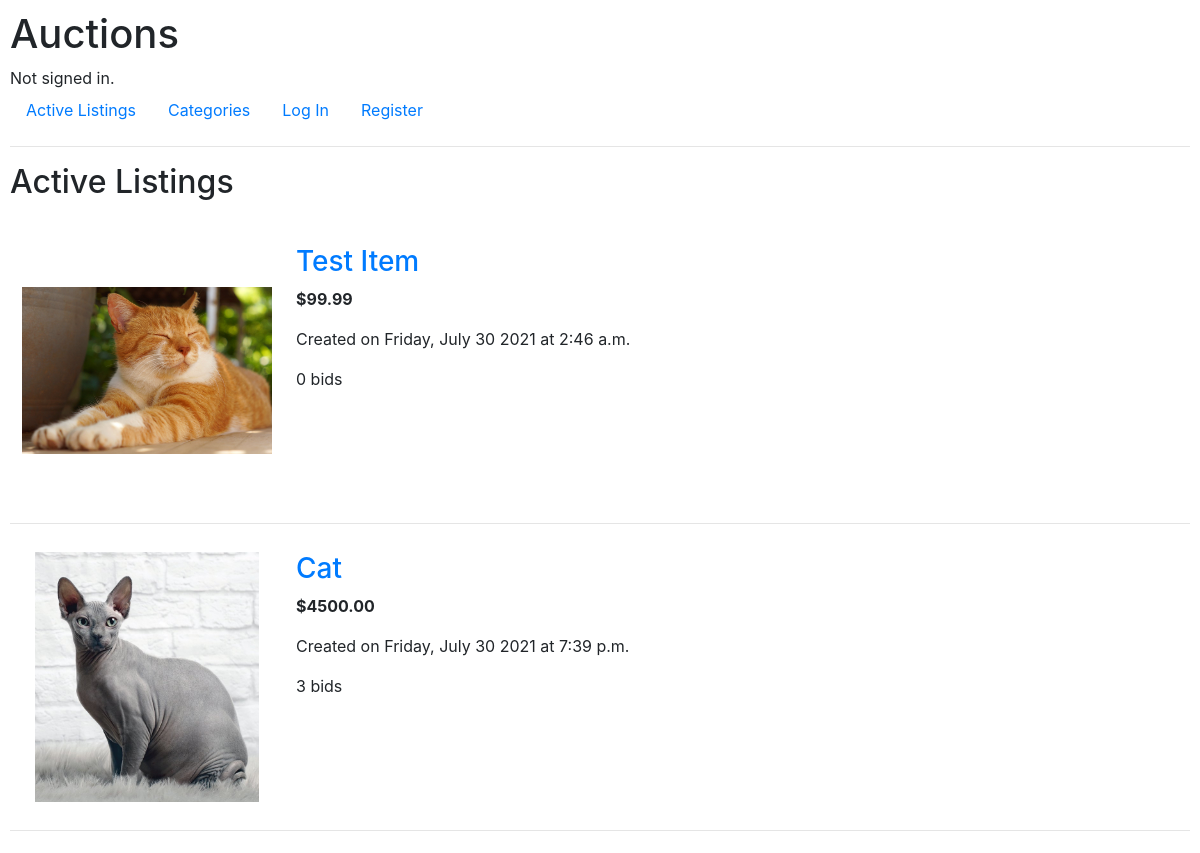
Before: / (upper part) with the older database file.
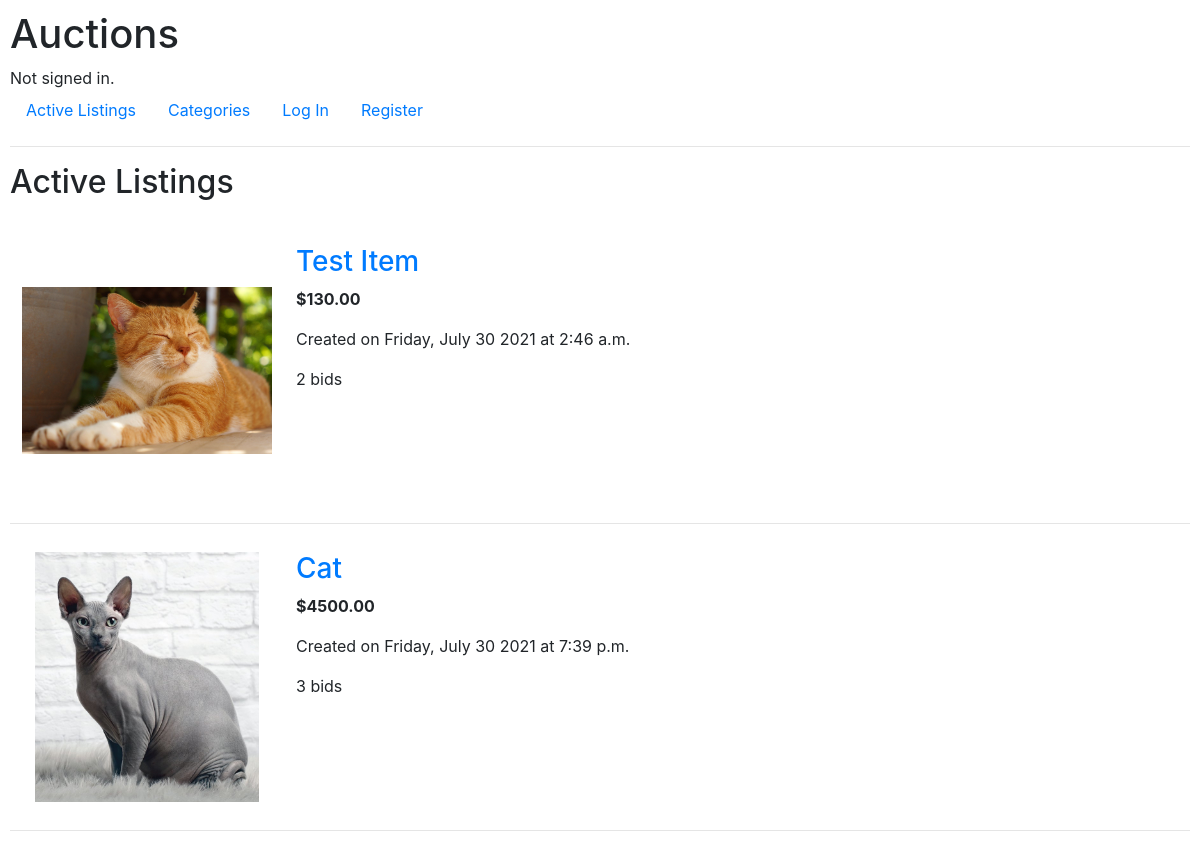
After: the same page with the newer database file.
### auctions/models.py (models this page shows, shortened)
class AuctionItem(models.Model):
    title = models.CharField(max_length=64)
    description = models.TextField()
    current_price = models.DecimalField(max_digits=8, decimal_places=2)
    item_image = models.ImageField(
        upload_to=get_image_path,
        blank=True,
        null=True
    )
    category = models.ForeignKey(
        Category,
        on_delete=models.SET_NULL,
        blank=True,
        null=True,
        related_name='auction_items'
    )
    creator = models.ForeignKey(
        User,
        on_delete=models.CASCADE,
        related_name='auctions_created'
    )
    is_active = models.BooleanField(default=True)
    winner = models.ForeignKey(
        User,
        on_delete=models.SET_NULL,
        blank=True,
        null=True,
        related_name='auctions_won'
    )
    creation_date = models.DateTimeField(auto_now_add=True)

### auctions/views.py (the view)
# urls.py: path("", views.index, name="index"),
def index(request):
    auction_items = AuctionItem.objects.all()
    return render(request, "auctions/auction_list_view.html", {
        'auction_list': auction_items,
        'title': "Active Listings"
    })

### auctions/templates/auctions/auction_list_view.html (shortened to what this page needs)
{% extends 'auctions/layout.html' %}
{% block body %}
<h2>{{ title }}</h2>
{% for auction_item in auction_list %}
<div style="display: flex; flex-direction: row; justify-content: flex-start;">
    <div style="padding: 12px;">
        <img src="{{ auction_item.item_image.url }}" alt="Image Not Provided" width="250px" height="250px"
            style="object-fit: contain;">
    </div>
    <div style="padding: 12px;">
        <a href="{% url 'auction_view' auction_item.id %}">
            <h3>{{ auction_item.title }}</h3>
        </a>
        <p><strong>${{ auction_item.current_price }}</strong></p>
        <p>Created on {{ auction_item.creation_date|date:"l, F j Y" }} at {{ auction_item.creation_date|time }}</p>
        <p>{{ auction_item.bids.count }} bid{{ auction_item.bids.count|pluralize }}</p>
    </div>
</div>
<hr>
{% endfor %}
{% endblock %}

Changed rows visible on the page:
changed AuctionItem "Test Item": current_price "99.99" → "130.00"; bids.count "0" → "2"
